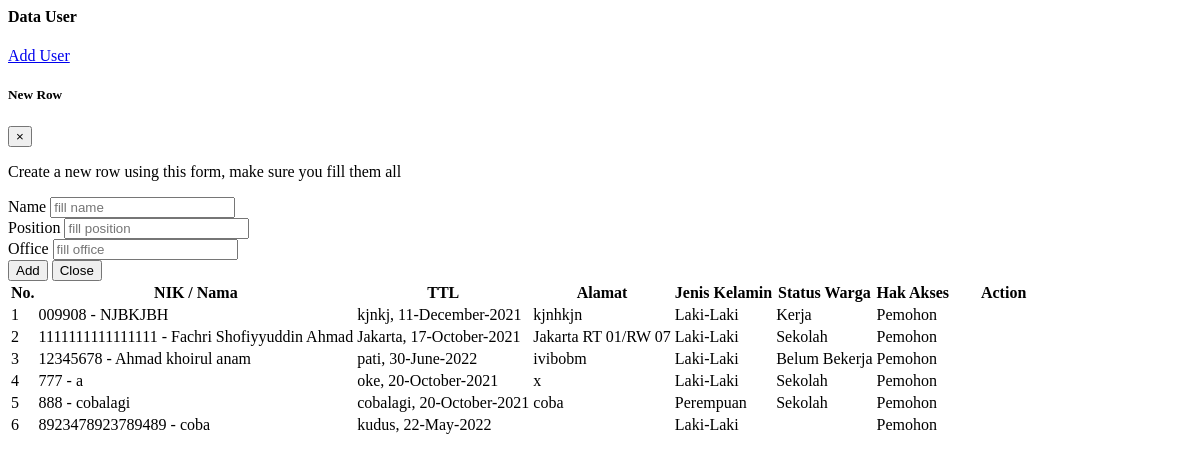
/demo1/tampil_user.php, run on the app's committed database.
### tables this page shows
CREATE TABLE `data_user` (
  `nik` varchar(16) NOT NULL,
  `password` varchar(225) NOT NULL,
  `hak_akses` varchar(225) NOT NULL,
  `nama` varchar(30) NOT NULL,
  `tanggal_lahir` date NOT NULL,
  `tempat_lahir` varchar(30) NOT NULL,
  `jekel` varchar(20) NOT NULL,
  `agama` varchar(20) NOT NULL,
  `alamat` text NOT NULL,
  `telepon` varchar(13) NOT NULL,
  `status_warga` varchar(30) NOT NULL,
  `rt` varchar(50) DEFAULT NULL,
  `rw` varchar(50) DEFAULT NULL,
  `username` varchar(50) DEFAULT NULL
);

### demo1/tampil_user.php (the view, shortened to what this page needs)
<?php include '../konek.php'; ?>
<link href="css/sweetalert.css" rel="stylesheet" type="text/css">
<div class="page-inner">
    <div class="row">
        <div class="col-md-12">
            <div class="card">
                <div class="card-header">
                    <div class="d-flex align-items-center">
                        <h4 class="card-title">Data User</h4>
                            <a href="?halaman=tambah_user" class="btn btn-primary btn-round ml-auto">
                                    Add User
                            </a>
                    </div>
                </div>
                <div class="card-body">
                <div class="modal fade" id="addRowModal" tabindex="-1" role="dialog" aria-hidden="true">
                    <div class="modal-dialog" role="document">
                        <div class="modal-content">
                            <div class="modal-header no-bd">
                                <h5 class="modal-title">
                                    <span class="fw-mediumbold">
                                        New
                                    </span>
                                    <span class="fw-light">
                                        Row
                                    </span>
                                    </h5>
                                    <button type="button" class="close" data-dismiss="modal" aria-label="Close">
                                        <span aria-hidden="true">&times;</span>
                                    </button>
                            </div>
                            <div class="modal-body">
                                <p class="small">Create a new row using this form, make sure you fill them all</p>
                                <div class="row">
                                    <div class="col-sm-12">
                                        <div class="form-group form-group-default">
                                            <label>Name</label>
                                            <input id="addName" type="text" class="form-control" placeholder="fill name">
                                        </div>
                                    </div>
                                    <div class="col-md-6 pr-0">
                                        <div class="form-group form-group-default">
                                            <label>Position</label>
                                                <input id="addPosition" type="text" class="form-control" placeholder="fill position">
                                                                    </div>
                                                                </div>
                                                                <div class="col-md-6">
                                                                    <div class="form-group form-group-default">
                                                                        <label>Office</label>
                                                                        <input id="addOffice" type="text" class="form-control" placeholder="fill office">
                                                                    </div>
                                                                </div>
                                                            </div>
                                                    </div>
                                                    <div class="modal-footer no-bd">
                                                        <button type="button" id="addRowButton" class="btn btn-primary">Add</button>
                                                        <button type="button" class="btn btn-danger" data-dismiss="modal">Close</button>
                                                    </div>
                                                </div>
                                            </div>
                                        </div>
                                        <form action="">
                                            <div class="table-responsive">
                                                <table id="add" class="display table table-striped table-hover" >
                                                    <thead>
                                                        <tr>
                                                            <th>No.</th>
                                                            <th>NIK / Nama</th>
                                                            <th>TTL</th>
                                                            <th>Alamat</th>
                                                            <th>Jenis Kelamin</th>
                                                            <th>Status Warga</th>
                                                            <th>Hak Akses</th>
                                                            <th style="width: 10%">Action</th>
                                                        </tr>
                                                    </thead>
                                                    <tbody>
                                                        <?php
                                                            $no=1;
                                                            $tampil = "SELECT * FROM data_user WHERE hak_akses='pemohon'";
                                                            $query = mysqli_query($konek,$tampil);
                                                            while($data=mysqli_fetch_array($query,MYSQLI_BOTH)){
                                                                $username = $data['nik'];
                                                                $nama = $data['nama'];
                                                                $tempat = $data['tempat_lahir'];
                                                                $tanggal = $data['tanggal_lahir'];
                                                                $alamat = $data['alamat'];
                                                                $jekel = $data['jekel'];
                                                                $status_warga = $data['status_warga'];
                                                                $tanggal_lahir = date("d-F-Y", strtotime($tanggal));
                                                                $hak_akses = $data['hak_akses'];
                                                        ?>
                                                        <tr>
                                                            <td><?php echo $no++;?></td>
                                                            <td><?php echo $username.' - '.$nama;?></td>
                                                            <td><?php echo $tempat.", ".$tanggal_lahir;?></td>
                                                            <td><?php echo $alamat;?></td>
                                                            <td><?php echo $jekel;?></td>
                                                            <td><?php echo $status_warga;?></td>
                                                            <td><?php echo $hak_akses;?></td>
                                                            <td>
                                                            </td>
                                                        </tr>
                                                        <?php
                                                            }
                                                        ?>
                                                    </tbody>
                                                </table>
                                            </div>
                                        </form>
                                    </div>
                                </div>
                        </div>
        </div>
</div>

### data on the page
data_user: nik "009908", nama "NJBKJBH", tempat_lahir "kjnkj", tanggal_lahir "11-December-2021", alamat "kjnhkjn", jekel "Laki-Laki", status_warga "Kerja", hak_akses "Pemohon"
data_user: nik "1111111111111111", nama "Fachri Shofiyyuddin Ahmad", tempat_lahir "Jakarta", tanggal_lahir "17-October-2021", alamat "Jakarta RT 01/RW 07", jekel "Laki-Laki", status_warga "Sekolah", hak_akses "Pemohon"
data_user: nik "12345678", nama "Ahmad khoirul anam", tempat_lahir "pati", tanggal_lahir "30-June-2022", alamat "ivibobm", jekel "Laki-Laki", status_warga "Belum Bekerja", hak_akses "Pemohon"
data_user: nik "777", nama "a", tempat_lahir "oke", tanggal_lahir "20-October-2021", alamat "x", jekel "Laki-Laki", status_warga "Sekolah", hak_akses "Pemohon"
data_user: nik "888", nama "cobalagi", tempat_lahir "cobalagi", tanggal_lahir "20-October-2021", alamat "coba", jekel "Perempuan", status_warga "Sekolah", hak_akses "Pemohon"
data_user: nik "8923478923789489", nama "coba", tempat_lahir "kudus", tanggal_lahir "22-May-2022", jekel "Laki-Laki", hak_akses "Pemohon"
